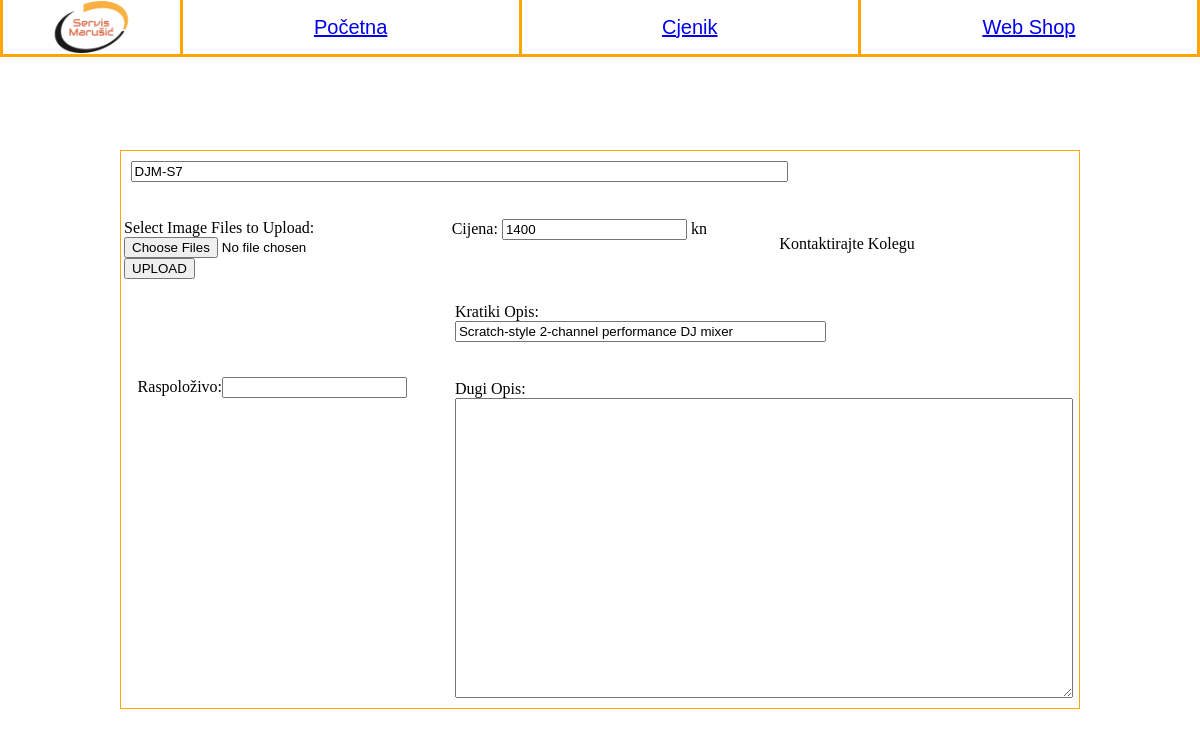
Screenshot of /prodchange.php?prod=DJM-S7 with the database file from the repository.
### tables this page shows
CREATE TABLE `proizvod` (
  `ID` int(11) NOT NULL,
  `Ime` text DEFAULT NULL,
  `Cijena` double DEFAULT NULL,
  `Proizvodac` text DEFAULT NULL,
  `Slika` text DEFAULT NULL,
  `Opis` text DEFAULT NULL,
  `DatumDodano` timestamp NOT NULL DEFAULT current_timestamp()
);

### prodchange.php (the view, shortened to what this page needs)
<!DOCTYPE html>
<html lang="hr">
<?php
$conn=OpenCon();
?>
<head>
    <link rel="stylesheet" href="styles.css">
    <title><?php $ime =$_GET['prod'];
        echo $ime; ?></title>
</head>
<body>
<div>
    <table class="selection">
        <tbody>
        <tr>
            <td style="width: 15%"><a href="index.php"><img src="slike/servislogo.png" alt="Servis logo" class="servislogo"></a></td>
            <td><a href="index.php">Početna</a></td>
            <td><a href="cjenik.php">Cjenik</a></td>
            <td><a href="webshop.php">Web Shop</a></td>
        </tr>
        </tbody>
    </table>
</div>
<div class="prodbox">
    <?php
    $stmt = $conn->prepare("SELECT * FROM `proizvod` WHERE Ime = '$ime';");
    $stmt->execute();
    foreach ($stmt->get_result() as $row) {
        $Ime = $row['Ime'];
        $Cijena = $row['Cijena'];
        $Opis = $row['Opis'];
        $Broj = $row['Broj'];
        $DugiOpis = $row['DugiOpis'];
    }
    ?>
    <div class='picture'>
        <form action="" method="post" enctype="multipart/form-data">
            Select Image Files to Upload:
            <input type="file" name="fileToUpload[]" id="fileToUpload" accept="image/*" multiple>
            <input type="submit" name="submit" value="UPLOAD">
        </form>
    </div>
    <div class='name'>
        <label>
            <input type="text" value="<?php echo $Ime; ?>">
        </label>
    </div>
    <div class='shortdescription'>
        <label for="opis">Kratiki Opis:</label>
        <br>
        <input style="width: 60%;" id="opis" type="text" value="<?php echo $Opis; ?>">
    </div>
    <div class='price'>
        <label for="cijena">Cijena: </label><input type="number" id="cijena" value="<?php echo $Cijena;?>"> kn
    </div>
    <div class='contact'>
        <p>Kontaktirajte Kolegu</p>
    </div>
    <div class="number">
        <label for="broj">Raspoloživo: </label><input type="number" id="broj" value="<?php echo $Broj;?>">
    </div>
    <div class="longdescription">
        <label for="dugiopis">Dugi Opis:</label>
        <br>
        <textarea id="dugiopis"><?php echo $DugiOpis; ?></textarea>
    </div>
</div>
</body>
</html>

### styles.css (style rules this page uses)
* { box-sizing: border-box; }
body, html { margin: 0; scroll-behavior: smooth; }
.selection { z-index: 10; position: absolute; width: 100%; top:0; background-color: white; table-layout: fixed; text-align: center; border-collapse: collapse; font: 500 20px Helvetica, serif; }
.selection td { width: 1fr; border: 3px solid orange; border-top: none; margin: 0; }
.servislogo { grid-area: servis; width:50%; display: block;margin-left: auto;margin-right: auto; }
img { max-width: 100%; height: auto; }
.picture { grid-area: picture; padding: 1%; }
.name { grid-area: name; padding: 1%; }
.name input { width: 70%; }
.shortdescription { grid-area: shortdescription; padding: 1%; }
.price { grid-area: price; padding: 1%; }
.contact { grid-area: contact; padding: 1%; }
.number { grid-area: number; padding: 1%; display: flex; justify-content: center; align-items: center; align-self: flex-start; }
.longdescription { grid-area: longdescription; padding: 1%; }
.longdescription textarea { width: 100%; height: 300px; }
.prodbox { position: relative; top:150px; width:80%; left:10%; display: inline-grid; grid-template-columns: 1fr 1fr 1fr; grid-template-areas: 'name name name' 'picture price contact' 'picture shortdescription shortdescription' 'number longdescription longdescription'; grid-gap: 25px; border: 1px orange solid; }

### rows the page displays
proizvod: Ime "DJM-S7", Opis "Scratch-style 2-channel performance DJ mixer", Cijena "1400"
